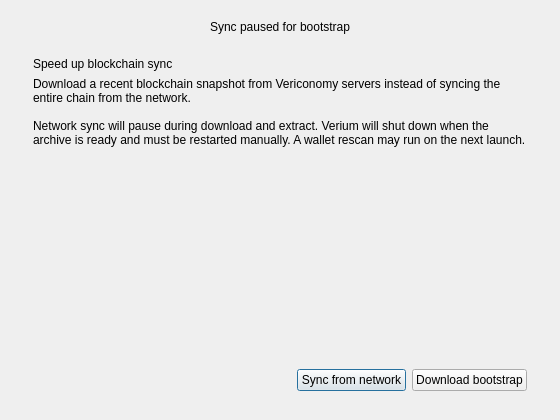
<?xml version="1.0" encoding="UTF-8"?>
<ui version="4.0">
 <class>BootstrapDialog</class>
 <widget class="QDialog" name="BootstrapDialog">
  <property name="geometry">
   <rect>
    <x>0</x>
    <y>0</y>
    <width>560</width>
    <height>420</height>
   </rect>
  </property>
  <property name="minimumSize">
   <size>
    <width>520</width>
    <height>0</height>
   </size>
  </property>
  <property name="windowTitle">
   <string>Bootstrap Blockchain</string>
  </property>
  <layout class="QVBoxLayout" name="mainLayout">
   <property name="sizeConstraint">
    <enum>QLayout::SetMinimumSize</enum>
   </property>
   <property name="leftMargin">
    <number>24</number>
   </property>
   <property name="topMargin">
    <number>20</number>
   </property>
   <property name="rightMargin">
    <number>24</number>
   </property>
   <property name="bottomMargin">
    <number>20</number>
   </property>
   <property name="spacing">
    <number>14</number>
   </property>
   <item>
    <widget class="QLabel" name="networkPausedBadge">
     <property name="text">
      <string>Sync paused for bootstrap</string>
     </property>
     <property name="alignment">
      <set>Qt::AlignCenter</set>
     </property>
     <property name="visible">
      <bool>false</bool>
     </property>
    </widget>
   </item>
   <item>
    <widget class="QStackedWidget" name="stackedWidget">
     <property name="currentIndex">
      <number>0</number>
     </property>
     <widget class="QWidget" name="pageIdle">
      <layout class="QVBoxLayout" name="idleLayout">
       <item>
        <widget class="QLabel" name="idleTitle">
         <property name="text">
          <string>Speed up blockchain sync</string>
         </property>
         <property name="wordWrap">
          <bool>true</bool>
         </property>
        </widget>
       </item>
       <item>
        <widget class="QLabel" name="idleBody">
         <property name="text">
          <string>Download a recent blockchain snapshot from Vericonomy servers instead of syncing the entire chain from the network.

Network sync will pause during download and extract. Verium will shut down when the archive is ready and must be restarted manually. A wallet rescan may run on the next launch.</string>
         </property>
         <property name="wordWrap">
          <bool>true</bool>
         </property>
        </widget>
       </item>
       <item>
        <widget class="QLabel" name="idlePartialNote">
         <property name="text">
          <string/>
         </property>
         <property name="wordWrap">
          <bool>true</bool>
         </property>
         <property name="visible">
          <bool>false</bool>
         </property>
        </widget>
       </item>
       <item>
        <spacer name="idleSpacer">
         <property name="orientation">
          <enum>Qt::Vertical</enum>
         </property>
         <property name="sizeHint" stdset="0">
          <size>
           <width>20</width>
           <height>20</height>
          </size>
         </property>
        </spacer>
       </item>
       <item>
        <layout class="QHBoxLayout" name="idleButtonLayout">
         <item>
          <spacer name="idleButtonSpacer">
           <property name="orientation">
            <enum>Qt::Horizontal</enum>
           </property>
           <property name="sizeHint" stdset="0">
            <size>
             <width>40</width>
             <height>20</height>
            </size>
           </property>
          </spacer>
         </item>
         <item>
          <widget class="QPushButton" name="closeButton">
           <property name="text">
            <string>Sync from network</string>
           </property>
          </widget>
         </item>
         <item>
          <widget class="QPushButton" name="startButton">
           <property name="text">
            <string>Download bootstrap</string>
           </property>
          </widget>
         </item>
        </layout>
       </item>
      </layout>
     </widget>
     <widget class="QWidget" name="pageProgress">
      <layout class="QVBoxLayout" name="progressLayout">
       <item>
        <widget class="QLabel" name="progressTitle">
         <property name="text">
          <string>Downloading bootstrap archive</string>
         </property>
         <property name="wordWrap">
          <bool>true</bool>
         </property>
        </widget>
       </item>
       <item>
        <widget class="QLabel" name="progressSubtitle">
         <property name="text">
          <string>Downloading from files.vericonomy.com over HTTPS.</string>
         </property>
         <property name="wordWrap">
          <bool>true</bool>
         </property>
        </widget>
       </item>
       <item>
        <layout class="QHBoxLayout" name="stepperLayout">
         <item>
          <widget class="QLabel" name="stepDownload">
           <property name="text">
            <string>1  Download</string>
           </property>
          </widget>
         </item>
         <item>
          <widget class="QLabel" name="stepSep1">
           <property name="text">
            <string>—</string>
           </property>
          </widget>
         </item>
         <item>
          <widget class="QLabel" name="stepExtract">
           <property name="text">
            <string>2  Extract</string>
           </property>
          </widget>
         </item>
         <item>
          <widget class="QLabel" name="stepSep2">
           <property name="text">
            <string>—</string>
           </property>
          </widget>
         </item>
         <item>
          <widget class="QLabel" name="stepValidate">
           <property name="text">
            <string>3  Validate</string>
           </property>
          </widget>
         </item>
         <item>
          <spacer name="stepperSpacer">
           <property name="orientation">
            <enum>Qt::Horizontal</enum>
           </property>
           <property name="sizeHint" stdset="0">
            <size>
             <width>40</width>
             <height>20</height>
            </size>
           </property>
          </spacer>
         </item>
        </layout>
       </item>
       <item>
        <layout class="QHBoxLayout" name="percentLayout">
         <item>
          <widget class="QLabel" name="percentLabel">
           <property name="text">
            <string>0%</string>
           </property>
          </widget>
         </item>
         <item>
          <widget class="QLabel" name="sizeLabel">
           <property name="text">
            <string/>
           </property>
          </widget>
         </item>
         <item>
          <spacer name="percentSpacer">
           <property name="orientation">
            <enum>Qt::Horizontal</enum>
           </property>
           <property name="sizeHint" stdset="0">
            <size>
             <width>40</width>
             <height>20</height>
            </size>
           </property>
          </spacer>
         </item>
        </layout>
       </item>
       <item>
        <widget class="QProgressBar" name="progressBar">
         <property name="value">
          <number>0</number>
         </property>
         <property name="textVisible">
          <bool>false</bool>
         </property>
        </widget>
       </item>
       <item>
        <widget class="QPushButton" name="showDetailsButton">
         <property name="text">
          <string>Show details</string>
         </property>
         <property name="flat">
          <bool>true</bool>
         </property>
        </widget>
       </item>
       <item>
        <widget class="QPlainTextEdit" name="detailsText">
         <property name="maximumSize">
          <size>
           <width>16777215</width>
           <height>80</height>
          </size>
         </property>
         <property name="readOnly">
          <bool>true</bool>
         </property>
         <property name="visible">
          <bool>false</bool>
         </property>
        </widget>
       </item>
       <item>
        <spacer name="progressSpacer">
         <property name="orientation">
          <enum>Qt::Vertical</enum>
         </property>
         <property name="sizeHint" stdset="0">
          <size>
           <width>20</width>
           <height>10</height>
          </size>
         </property>
        </spacer>
       </item>
       <item>
        <layout class="QHBoxLayout" name="progressButtonLayout">
         <item>
          <spacer name="progressButtonSpacer">
           <property name="orientation">
            <enum>Qt::Horizontal</enum>
           </property>
           <property name="sizeHint" stdset="0">
            <size>
             <width>40</width>
             <height>20</height>
            </size>
           </property>
          </spacer>
         </item>
         <item>
          <widget class="QPushButton" name="cancelDownloadButton">
           <property name="text">
            <string>Cancel</string>
           </property>
          </widget>
         </item>
        </layout>
       </item>
      </layout>
     </widget>
     <widget class="QWidget" name="pageInterrupted">
      <layout class="QVBoxLayout" name="interruptedLayout">
       <item>
        <widget class="QLabel" name="interruptedTitle">
         <property name="text">
          <string>Download interrupted</string>
         </property>
         <property name="wordWrap">
          <bool>true</bool>
         </property>
        </widget>
       </item>
       <item>
        <widget class="QLabel" name="interruptedBody">
         <property name="text">
          <string>The wallet kept the partial archive and can resume from the last byte.</string>
         </property>
         <property name="wordWrap">
          <bool>true</bool>
         </property>
        </widget>
       </item>
       <item>
        <widget class="QFrame" name="interruptedDetailFrame">
         <property name="frameShape">
          <enum>QFrame::StyledPanel</enum>
         </property>
         <layout class="QVBoxLayout" name="interruptedDetailLayout">
          <item>
           <widget class="QLabel" name="interruptedDetailLabel">
            <property name="text">
             <string>Connection lost while downloading</string>
            </property>
            <property name="wordWrap">
             <bool>true</bool>
            </property>
           </widget>
          </item>
          <item>
           <widget class="QLabel" name="interruptedUrlLabel">
            <property name="text">
             <string/>
            </property>
            <property name="wordWrap">
             <bool>true</bool>
            </property>
            <property name="textInteractionFlags">
             <set>Qt::TextSelectableByMouse</set>
            </property>
           </widget>
          </item>
          <item>
           <widget class="QLabel" name="interruptedProgressLabel">
            <property name="text">
             <string/>
            </property>
            <property name="wordWrap">
             <bool>true</bool>
            </property>
           </widget>
          </item>
         </layout>
        </widget>
       </item>
       <item>
        <widget class="QProgressBar" name="interruptedProgressBar">
         <property name="value">
          <number>0</number>
         </property>
         <property name="textVisible">
          <bool>false</bool>
         </property>
        </widget>
       </item>
       <item>
        <widget class="QLabel" name="interruptedTip">
         <property name="text">
          <string>Tip: Retry uses the same destination and resumes from the saved partial download.</string>
         </property>
         <property name="wordWrap">
          <bool>true</bool>
         </property>
        </widget>
       </item>
       <item>
        <widget class="QPlainTextEdit" name="interruptedDetailsText">
         <property name="maximumSize">
          <size>
           <width>16777215</width>
           <height>80</height>
          </size>
         </property>
         <property name="readOnly">
          <bool>true</bool>
         </property>
         <property name="visible">
          <bool>false</bool>
         </property>
        </widget>
       </item>
       <item>
        <spacer name="interruptedSpacer">
         <property name="orientation">
          <enum>Qt::Vertical</enum>
         </property>
         <property name="sizeHint" stdset="0">
          <size>
           <width>20</width>
           <height>10</height>
          </size>
         </property>
        </spacer>
       </item>
       <item>
        <layout class="QHBoxLayout" name="interruptedButtonLayout">
         <item>
          <spacer name="interruptedButtonSpacer">
           <property name="orientation">
            <enum>Qt::Horizontal</enum>
           </property>
           <property name="sizeHint" stdset="0">
            <size>
             <width>40</width>
             <height>20</height>
            </size>
           </property>
          </spacer>
         </item>
         <item>
          <widget class="QPushButton" name="interruptedCancelButton">
           <property name="text">
            <string>Cancel</string>
           </property>
          </widget>
         </item>
         <item>
          <widget class="QPushButton" name="interruptedDetailsButton">
           <property name="text">
            <string>Details</string>
           </property>
          </widget>
         </item>
         <item>
          <widget class="QPushButton" name="interruptedRetryButton">
           <property name="text">
            <string>Retry</string>
           </property>
          </widget>
         </item>
        </layout>
       </item>
      </layout>
     </widget>
    </widget>
   </item>
  </layout>
 </widget>
 <resources/>
 <connections/>
</ui>
